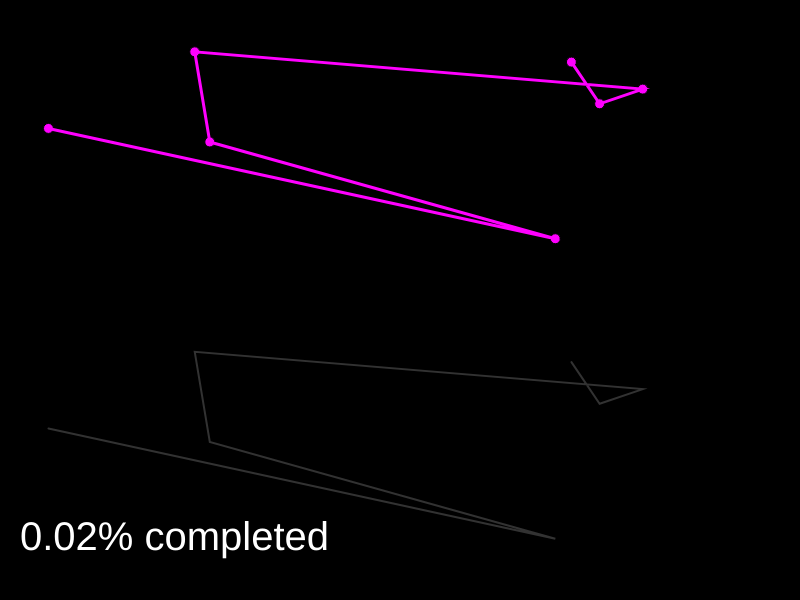
Frame 1 (no input)
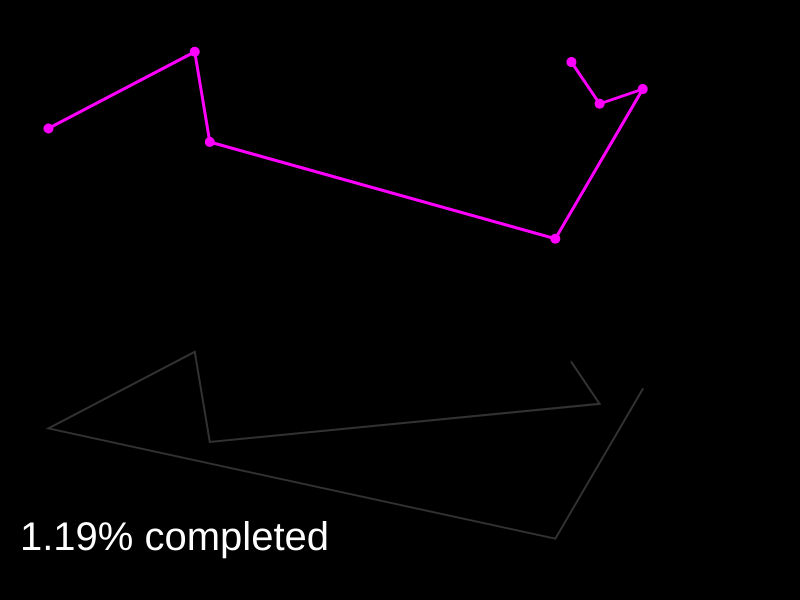
Frame 60 (no input)
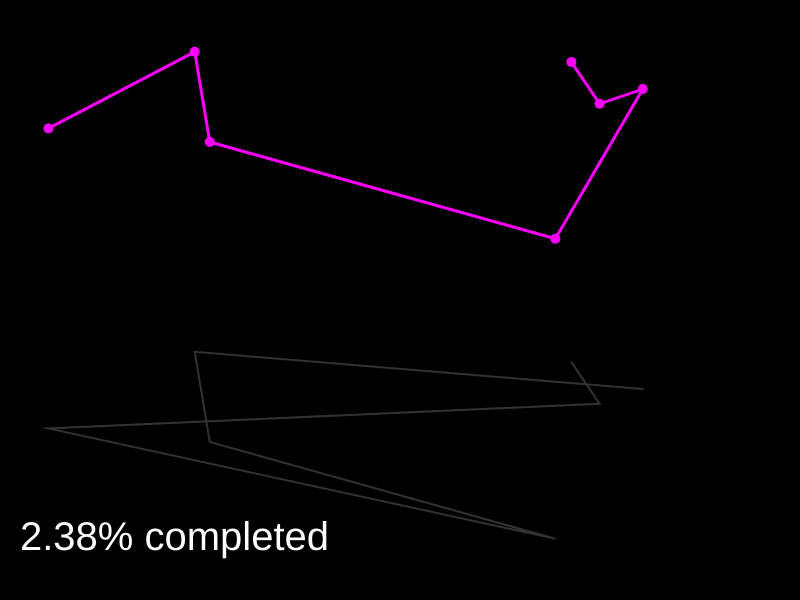
Frame 120 (the mouse pressed at the canvas centre since frame 60)

The p5.js sketch that drew these frames (run headless with seeded random() and noise() and a simulated clock; from frame 60 on, the mouse is pressed at the canvas centre):

// p5.js sketch
// ── sketch.js
/**
* @Date:   2017-01-12T15:16:55+00:00
* @Last modified time: 2017-01-22T13:23:52+00:00
*/

var totalCities = 7;
var cities = [];
var curBestPath = [];
var p;
var recordDistance;
var order = [];

var totalPermutations;
var count = 0;

function setup() {
	createCanvas(800, 600);
	pixelDensity(1);
  colorMode(RGB, 255, 255, 255);
  background(0);
	//frameRate(3);

	for (var i = 0; i < totalCities; i++) {
		var v  = createVector(random(width), random(height/2));
		 cities[i] = v;
		 order.push(i);
	}

	recordDistance = calcDistance(cities, order);
	curBestPath = order.slice();
	p = createP("Score");
//	noLoop();
	totalPermutations = factorial(totalCities);
	console.log(totalPermutations);
}



function draw() {
	background(0);
	drawCities(color(255, 0 ,255));
	// current attempt paths
	drawPath(cities, curBestPath, color(255, 0, 255), 3);
	translate(0, height/2);
	drawPath(cities, order, 50, 2);

	var d = calcDistance(cities, order);
	if (d < recordDistance)
	{
		recordDistance = d;
		curBestPath = order.slice();
		p.html("Score : " + recordDistance);
	}
	findOrder();

	// percentage

	var percent = 100 * (count / totalPermutations);
	textSize(40);
	fill(255);
	noStroke();
	text(nf(percent, 0, 2) + "% completed", 20, height / 2 - 50 );
}

// lexicographic order
//var order = [0, 1, 2, 3, 4, 5, 6, 7, 8, 9];
function findOrder() {
//	background(0);
	count++;
	//STEP 1
	var largestI = -1;
	for (var i = 0; i < order.length - 1; i++) {
		if (order[i] < order[i + 1])
				largestI = i;
	}

	if (largestI == -1)
	{
		console.log("Finished");
		noLoop();
	}
	//STEP 2
	var largestJ = -1;
	for (var j = 0; j < order.length; j++) {
		if (order[largestI] < order[j])
				largestJ = j;
	}

	//STEP 3
	swap(order, largestI, largestJ);
	//STEP 4
	var endArray = order.splice(largestI + 1);
	endArray.reverse();
	order = order.concat(endArray);
}

function drawCities(col)
{
	fill(col);
	for (var i = 0; i < cities.length; i++) {
		 ellipse(cities[i].x, cities[i].y, 10, 10);
	}
}

function drawPath(points, order, col, weight)
{

	stroke(col);
	strokeWeight(weight);
	noFill();
	beginShape();
	for (var i = 0; i < order.length; i++) {
		 vertex(points[order[i]].x, points[order[i]].y);
	}
	endShape();
}

function swap(a, i, j)
{
	var temp = a[i];
	a[i] = a[j];
	a[j] = temp;
}

function calcDistance(points, order)
{
	var sum = 0;
	for (var i = 0; i < order.length - 1; i++) {
		var cityAIdx = order[i];
		var cityBIdx = order[i + 1];

		var d = dist(points[cityAIdx].x, points[cityAIdx].y,
			 					points[cityBIdx].x, points[cityBIdx].y);
		sum += d;
	}
	return sum;
}


function factorial(n)
{
	if (n == 1)
	{
		return 1;
	}
	else {
		return n*factorial(n - 1);
	}
}
